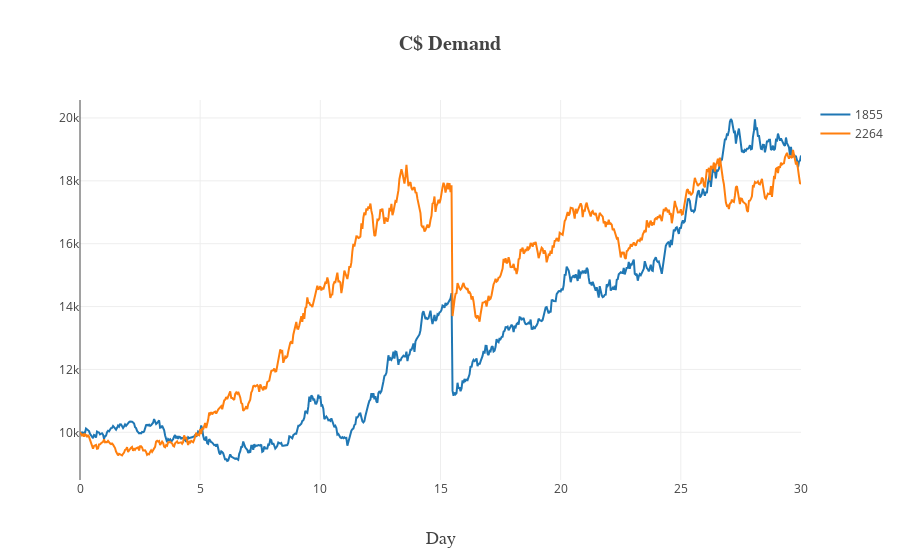

Notebook source saved alongside this figure:
### Code cell
# Show both exchange rates after arbitrage trades
iplot_dict = plotly_from_df(cd_demand_df.iloc[0::60,:], title='C$ Demand', xlabel='Day', mode='lines')
plotly.offline.iplot(iplot_dict)

### Figure 1 — Plotly figure (JSON) as saved in the notebook; plotly's stock layout.template omitted (floating-point values rounded to 4 significant figures; data arrays with more than 128 entries replaced by an {"elided": "..."} marker saying what was removed)
{"data": [{"mode": "lines", "name": "1855", "type": "scatter", "uid": "d056bf04-4f8a-40cb-9f6e-1f5c6adc210f", "visible": true, "x": {"elided": "721 float values"}, "y": {"elided": "721 float values"}}, {"mode": "lines", "name": "2264", "type": "scatter", "uid": "a70dae1f-0a29-4d98-8680-59f4685ae22f", "visible": true, "x": {"elided": "721 float values"}, "y": {"elided": "721 float values"}}], "layout": {"title": "<b>C$ Demand</b>", "titlefont": {"family": "Computer Modern", "size": 20}, "width": 900, "xaxis": {"title": "Day", "titlefont": {"family": "Computer Modern", "size": 18}}, "yaxis": {"autorange": true, "title": "", "titlefont": {"family": "Computer Modern", "size": 18}, "type": "linear"}}}
